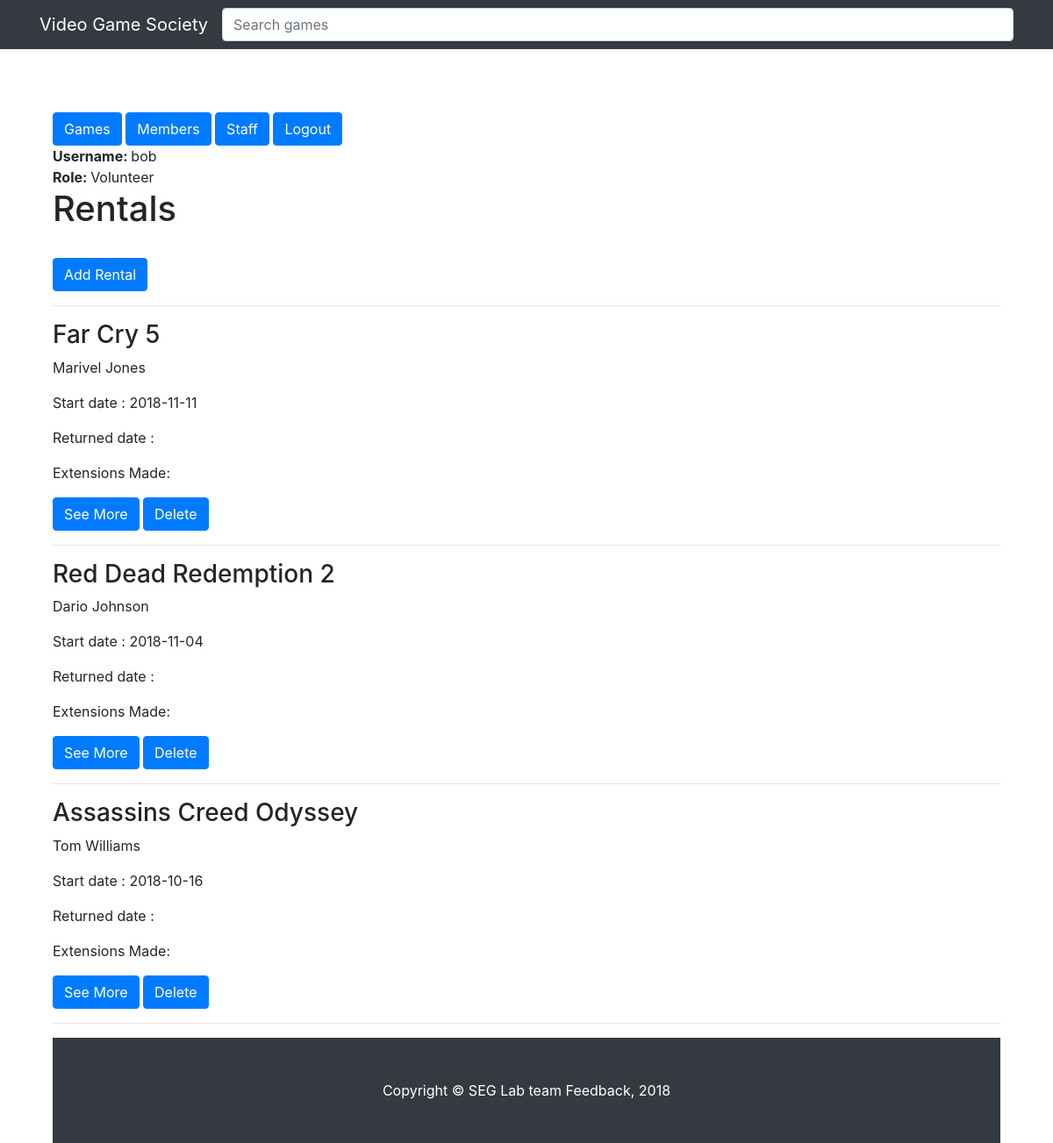
The app's page /public/rentals/index.php (signed in) with its own data.
### tables this page shows
CREATE TABLE Rentals(
                      Rental_ID      INT     NOT NULL AUTO_INCREMENT,
                      Member_ID      INT,
                      Game_ID        INT,
                      Start_Date     DATE    NOT NULL,
                      Returned_Date  DATE,
                      Extension_Made BOOLEAN NOT NULL,

                      PRIMARY KEY (Rental_ID),
                      FOREIGN KEY (Member_ID) REFERENCES Members (Member_ID) ON DELETE CASCADE ON UPDATE CASCADE,
                      FOREIGN KEY (Game_ID) REFERENCES Games (Game_ID) ON DELETE CASCADE ON UPDATE CASCADE

);

CREATE TABLE Games(
                    Game_ID      INT         NOT NULL AUTO_INCREMENT,
                    Title        VARCHAR(32) NOT NULL,
                    Genre        VARCHAR(32),
                    Release_Year DATE        NOT NULL,
                    Description  VARCHAR(1024),
                    FormatOfGame VARCHAR(9),
                    Value        INT         NOT NULL,
                    isAvailable  BOOLEAN     NOT NULL,

                    PRIMARY KEY (Game_ID)

);

CREATE TABLE Members(
                      Member_ID       INT         NOT NULL AUTO_INCREMENT,
                      Name            VARCHAR(64) NOT NULL,
                      Tel             VARCHAR(15),
                      Email           VARCHAR(254),
                      Extensions_Made INT         NOT NULL,

                      PRIMARY KEY (Member_ID)
);

### private/db_functions.php (called while the page is built, shortened)
<?php
    function find_all_rentals() {
        global $db;
        $sql = "SELECT Rentals.Rental_ID, Games.Title, Members.Name, Rentals.Start_Date, Rentals.Returned_Date, Rentals.Extension_Made ";
        $sql .="FROM Rentals,Members, Games ";
        $sql .="WHERE Games.Game_ID = Rentals.Game_ID AND Members.Member_ID = Rentals.Member_ID";
        $result = mysqli_query($db, $sql);
    return $result;
  }
?>

### private/functions.php (called while the page is built, shortened)
<?php
function url_for($script_path) {
  if($script_path[0] != '/') {
    $script_path = "/" . $script_path;
  }
  return WWW_ROOT . $script_path;
}
function u($string="") {
  return urlencode($string);
}
function h($string="") {
  return htmlspecialchars($string);
}
?>

### public/rentals/index.php (the view, shortened to what this page needs)
<?php include(SHARED_PATH . '/header.php'); ?>
    <h1>Rentals</h1>
     <div class="actions">
     <br>
        <a class="btn btn-primary" href="./new.php">Add Rental</a>
    </div>
    <hr/>
    <?php  $result = find_all_rentals();    ?>
    <?php while($rental = mysqli_fetch_assoc($result)){ ?>
      <div class="row">
        <div class="col-md-6">
          <h3><?php echo h($rental['Title']); ?></h3>
          <p><?php echo h($rental['Name']) ?></p>
          <p>Start date : <?php echo h($rental['Start_Date']) ?></p>
          <p>Returned date : <?php echo h($rental['Returned_Date']) ?></p>
          <p>Extensions Made: <?php echo h($member['Extensions_Made']) ?></p>
          <a class="btn btn-primary" href="<?php echo url_for('./games/show.php?id=' . h(u($rental['Rental_ID']))); ?>"> See More</a>
          <a class="btn btn-primary" href="<?php echo url_for('./rentals/delete.php?id=' . h(u($rental['Rental_ID']))); ?>">Delete</a>
        </div>
      </div>
    <hr/>
    <?php }?>
<?php include(SHARED_PATH . '/footer.php'); ?>

### public/css/gameList.css (style rules this page uses)
body { padding-top: 54px; }
@media (min-width: 992px) { body { padding-top: 56px; } }

### private/shared/header.php (style rules this page uses)
body { width:90%; margin: 0 auto; }

### records on screen
rentals: Game_ID.Title "Far Cry 5", Member_ID.Name "Marivel Jones", Start_Date "2018-11-11"
rentals: Game_ID.Title "Red Dead Redemption 2", Member_ID.Name "Dario Johnson", Start_Date "2018-11-04"
rentals: Game_ID.Title "Assassins Creed Odyssey", Member_ID.Name "Tom Williams", Start_Date "2018-10-16"

### other values on screen
$_SESSION['username'] "bob"
$_SESSION['role'] "Volunteer"
